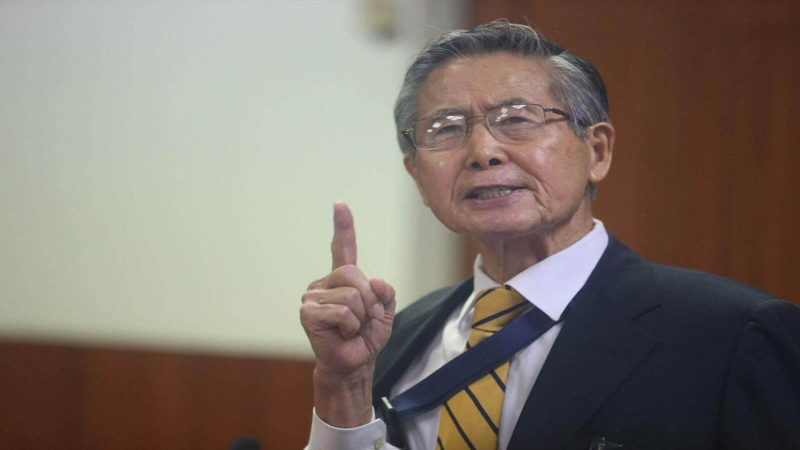
#> input picture src/images/Alberto Fujimori_Andina_b.jpg, 1600 x 900 px (shown at 1/2 size)
$ python -i main.py   (imports and definitions only)   (older library calls are emulated)
#> lines starting #> are read from the running program, lines starting #| are printed output that depends on the picture
import cv2
import numpy as np
import serial
import time
import tkinter as tk
import os
import json
import random
from datetime import datetime

TRANSFORMACIONES_DIR = "Transformaciones"
SERIAL_PORT = 'COM9'
BAUD_RATE = 9600
IMAGE_PATH = 'imagen_original.jpg'
def obtener_siguiente_numero_participante(base_dir):
#> further down, picture is the input picture: shape (900, 1600, 3); mean B, G, R 108.5, 117.7, 127.6
    try:
        carpetas_existentes = [d for d in os.listdir(base_dir) if os.path.isdir(os.path.join(base_dir, d))]
        numeros = []
        for carpeta in carpetas_existentes:
            if carpeta.startswith("Participante "):
                try:
                    numeros.append(int(carpeta.split(" ")[1]))
                except (ValueError, IndexError):
                    continue
        return max(numeros) + 1 if numeros else 1
    except FileNotFoundError:
        return 1

def obtener_datos_participante():
    root = tk.Tk()
    root.title("Datos del Participante")


    edad_var = tk.StringVar()
    distrito_var = tk.StringVar()
    genero_var = tk.StringVar(value="NB")


    tk.Label(root, text="Edad:", font=("Helvetica", 12)).grid(row=0, column=0, padx=10, pady=5, sticky="w")
    entry_edad = tk.Entry(root, textvariable=edad_var, width=30, font=("Helvetica", 12))
    entry_edad.grid(row=0, column=1, padx=10, pady=5)

    tk.Label(root, text="Género:", font=("Helvetica", 12)).grid(row=1, column=0, padx=10, pady=5, sticky="w")

    frame_genero = tk.Frame(root)
    frame_genero.grid(row=1, column=1, padx=10, pady=5, sticky="w")

    tk.Radiobutton(frame_genero, text="Masculino", variable=genero_var, value="M", font=("Helvetica", 11)).pack(side="left")
    tk.Radiobutton(frame_genero, text="Femenino", variable=genero_var, value="F", font=("Helvetica", 11)).pack(side="left", padx=10)
    tk.Radiobutton(frame_genero, text="No Binario", variable=genero_var, value="NB", font=("Helvetica", 11)).pack(side="left")

    tk.Label(root, text="Distrito:", font=("Helvetica", 12)).grid(row=2, column=0, padx=10, pady=5, sticky="w")
    entry_distrito = tk.Entry(root, textvariable=distrito_var, width=30, font=("Helvetica", 12))
    entry_distrito.grid(row=2, column=1, padx=10, pady=5)

    btn_continuar = tk.Button(root, text="Continuar", font=("Helvetica", 12, "bold"), command=root.destroy)
    btn_continuar.grid(row=3, column=0, columnspan=2, pady=20)

    root.eval('tk::PlaceWindow . center')
    root.mainloop()

    edad = edad_var.get()
    genero = genero_var.get()
    distrito = distrito_var.get()

    return edad, genero, distrito

# Bloques de construccion
# [9 lines left out: function emocion_alegria, not called in this run]

def emocion_tristeza(img):
    hsv = cv2.cvtColor(img, cv2.COLOR_BGR2HSV)
#> hsv: shape (900, 1600, 3); mean H, S, V 48.4, 70.6, 133
    h, s, v = cv2.split(hsv)
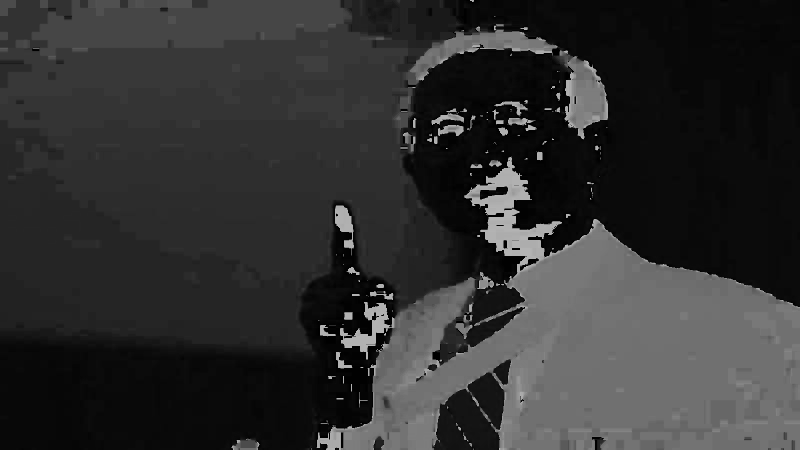
#> h: shape (900, 1600) (shown at 1/2 size); min 0, max 179, mean 48.4
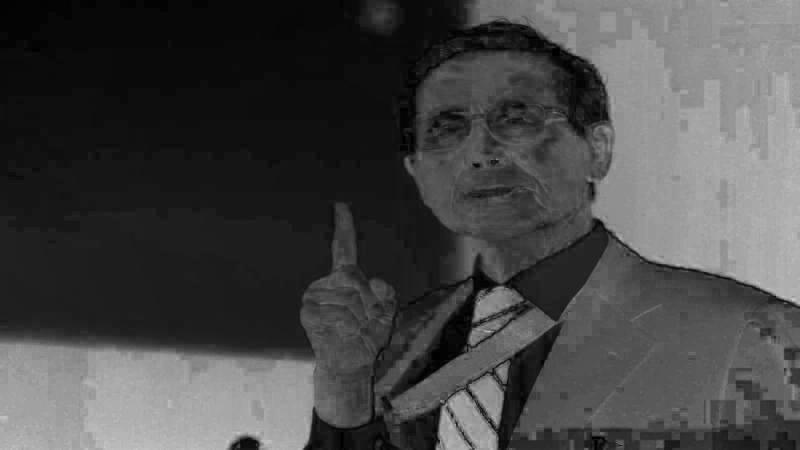
#> s: shape (900, 1600) (shown at 1/2 size); min 0, max 211, mean 70.6
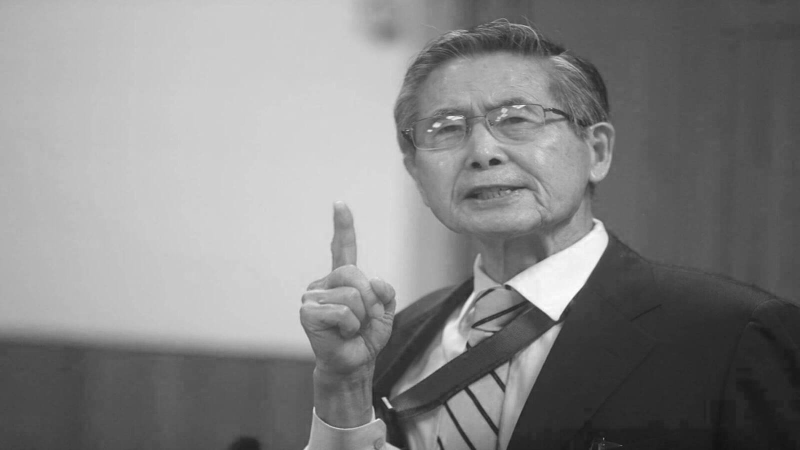
#> v: shape (900, 1600) (shown at 1/2 size); min 17, max 255, mean 133
    s = np.clip(s * 0.97, 0, 255).astype(np.uint8)
    desaturada = cv2.cvtColor(cv2.merge([h, s, v]), cv2.COLOR_HSV2BGR)
    tinte_azul = np.full(desaturada.shape, (255, 150, 0), dtype=np.uint8)
    con_tinte = cv2.addWeighted(desaturada, 0.97, tinte_azul, 0.03, 0)
    alto, ancho = img.shape[:2]
#> alto = 900; ancho = 1600
    ksize_x = ancho + 1 if ancho % 2 == 0 else ancho
#> ksize_x = 1601
    ksize_y = alto + 1 if alto % 2 == 0 else alto
#> ksize_y = 901
    kernel_x = cv2.getGaussianKernel(ksize_x, int(ancho * 0.5))
    kernel_y = cv2.getGaussianKernel(ksize_y, int(alto * 0.5))
    kernel = kernel_y * kernel_x.T
    kernel = kernel[0:alto, 0:ancho]
    mascara_norm = cv2.normalize(kernel, None, 0, 255, cv2.NORM_MINMAX, dtype=cv2.CV_8U)
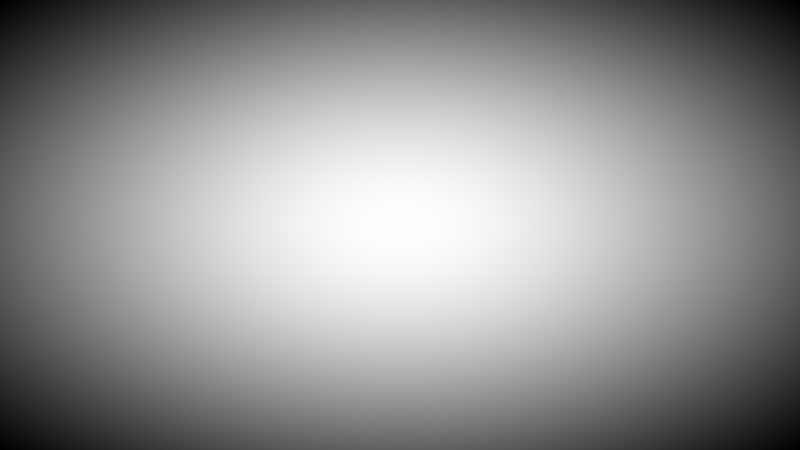
#> kernel: shape (900, 1600) float64 (shown at 1/2 size); min 3.49e-07, max 9.47e-07, mean 6.94e-07; drawn with min black and max white
    mascara_3ch = cv2.cvtColor(mascara_norm, cv2.COLOR_GRAY2BGR)
    con_viñeta_completa = cv2.multiply(con_tinte.astype(np.float32), mascara_3ch.astype(np.float32) / 255.0).astype(np.uint8)
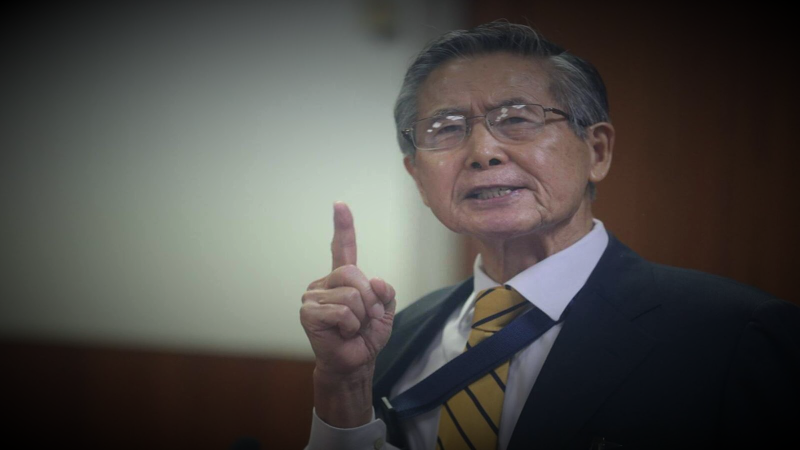
#> con_viñeta_completa: shape (900, 1600, 3) (shown at 1/2 size); mean B, G, R 70.8, 74.2, 76.4
    return cv2.addWeighted(img, 0.85, con_viñeta_completa, 0.15, 0)
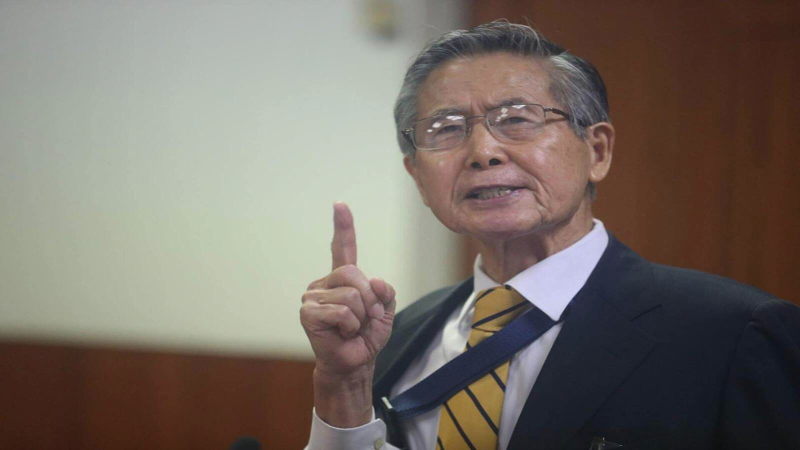
#> returned value: shape (900, 1600, 3) (shown at 1/2 size); mean of channels 0, 1, 2 102.9, 111.1, 119.9; drawn as B, G, R

# [24 lines left out: functions emocion_miedo, emocion_ira, not called in this run]

def emocion_aversion(img):
    output_img = img.copy()
    tinte_verde = np.full(output_img.shape, (0, 200, 150), dtype=np.uint8)
    con_tinte = cv2.addWeighted(output_img, 0.9, tinte_verde, 0.1, 0)

    rows, cols = con_tinte.shape[:2]
#> rows = 900; cols = 1600
    map_y, map_x = np.indices((rows, cols), dtype=np.float32)
    map_x = map_x + 1 * np.sin(map_y / 20) + 0.5 * np.cos(map_x / 15)
    map_y = map_y + 1 * np.cos(map_x / 20) + 0.5 * np.sin(map_y / 15)

    aversion_completa = cv2.remap(con_tinte, map_x, map_y, cv2.INTER_LINEAR)
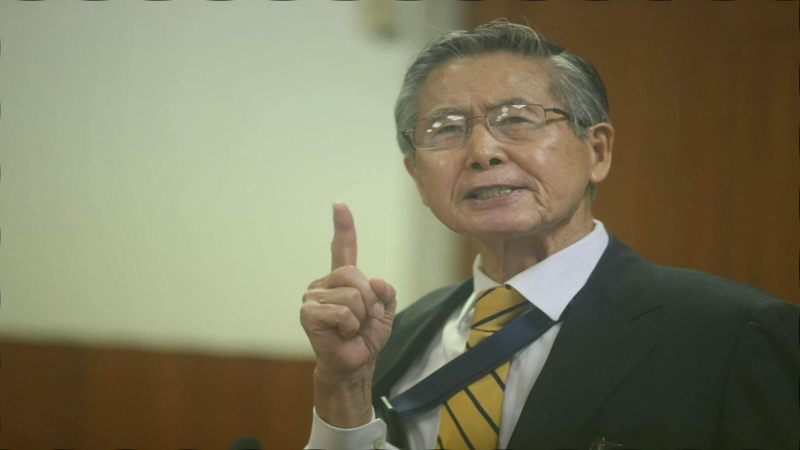
#> aversion_completa: shape (900, 1600, 3) (shown at 1/2 size); mean B, G, R 92.5, 119.9, 122.9
    return cv2.addWeighted(img, 0.90, aversion_completa, 0.10, 0)

# [47 lines left out: functions emocion_confianza, emocion_interes, cuadrante_euforia_activacion, cuadrante_alarma_tension, not called in this run]

def cuadrante_tristeza_apatia(img):
    """(Negativo, Baja Energía) - Combina tristeza y aversión de forma balanceada."""
    img_temp = emocion_tristeza(img)
    img_final = emocion_aversion(img_temp)
    return img_final

# [11 lines left out: function cuadrante_calma_seguridad, not called in this run]

distorsiones_cuadrantes = {
    '0' : ("Alarma y Tensión", cuadrante_alarma_tension),
    '1' : ("Tristeza y Apatía", cuadrante_tristeza_apatia),
    '2' : ("Euforia y Activación", cuadrante_euforia_activacion),
    '3' : ("Calma y Seguridad", cuadrante_calma_seguridad),
}

# [1 line not run here, left out]
edad_participante, genero_participante, distrito_participante = obtener_datos_participante()

# [3 lines not run here, left out]

IMAGES_DIR = "images"
# [11 lines not run here, left out]


participante_id = obtener_siguiente_numero_participante(TRANSFORMACIONES_DIR)
participante_dir = os.path.join(TRANSFORMACIONES_DIR, f"Participante {participante_id}")
# [1 line not run here, left out]

# [8 lines that did not run here, left out]


json_path = os.path.join(participante_dir, "datos.json")
# [20 lines not run here, left out]

# [1 line that did not run here, left out]
# [33 lines not run here, left out]

distrito_sanitizado = distrito_participante.replace(" ", "")
nombre_archivo_final = f"{genero_participante}_{edad_participante}_{distrito_sanitizado}.png"

# [1 line that did not run here, left out]
# [2 lines not run here, left out]
imagen_final_path = os.path.join(participante_dir, nombre_archivo_final)
# [7 lines not run here, left out]

>>> import cv2
>>> picture = cv2.imread('images/Alberto Fujimori_Andina_b.jpg')
>>> result = cuadrante_tristeza_apatia(picture)
